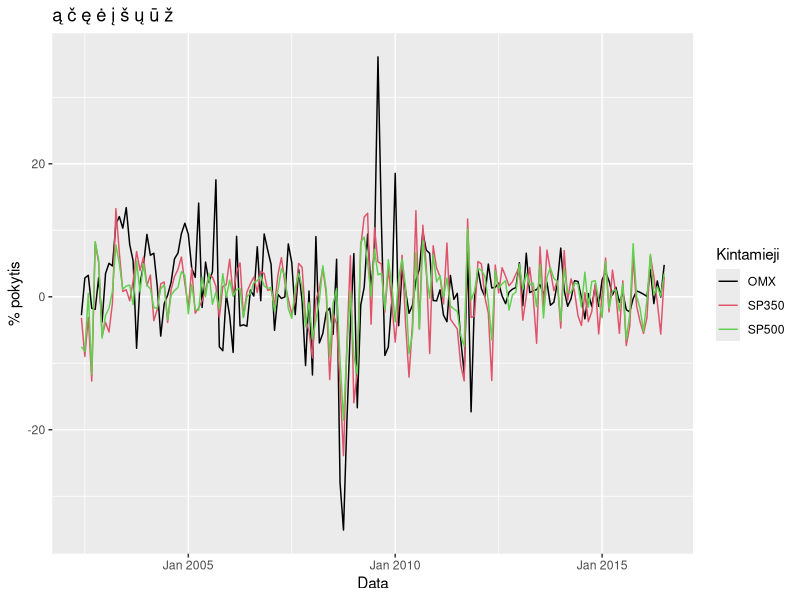
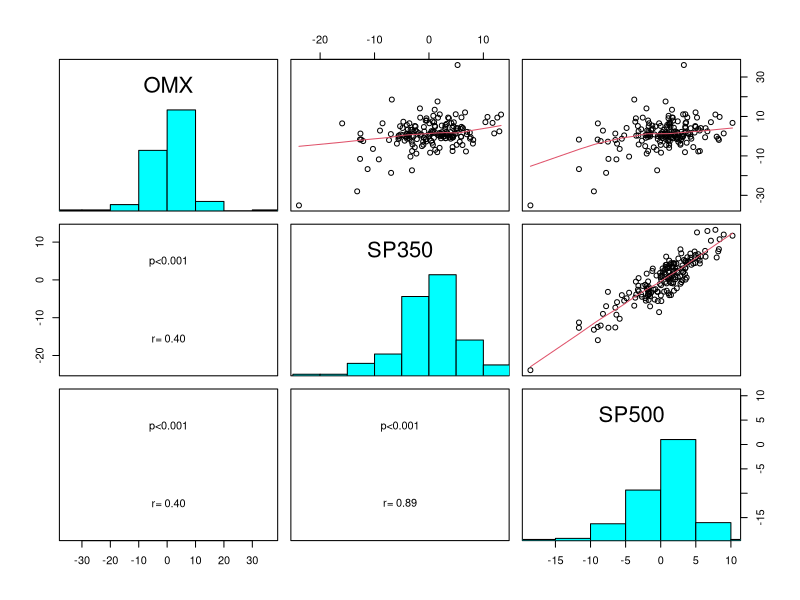
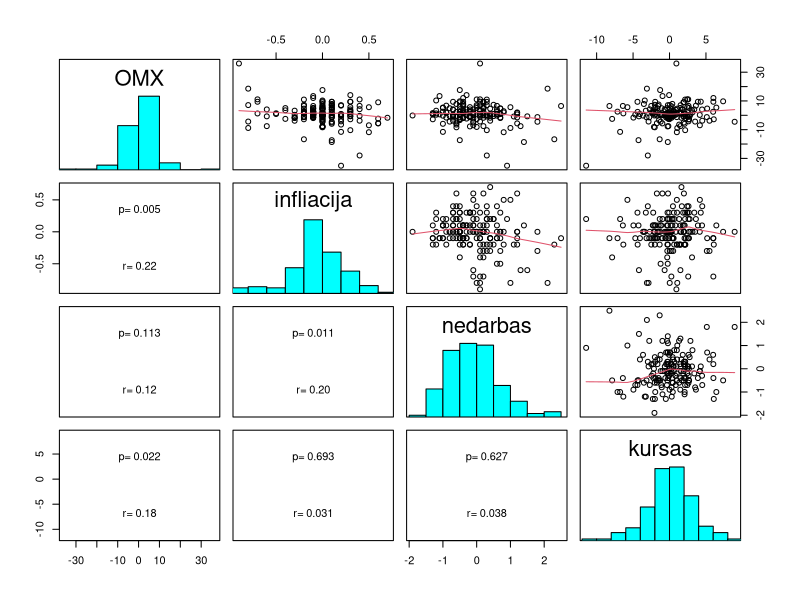
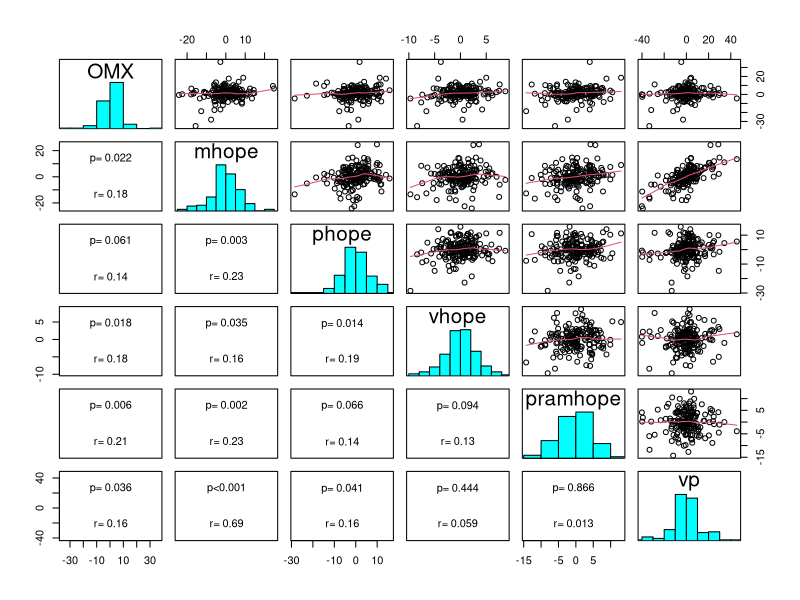
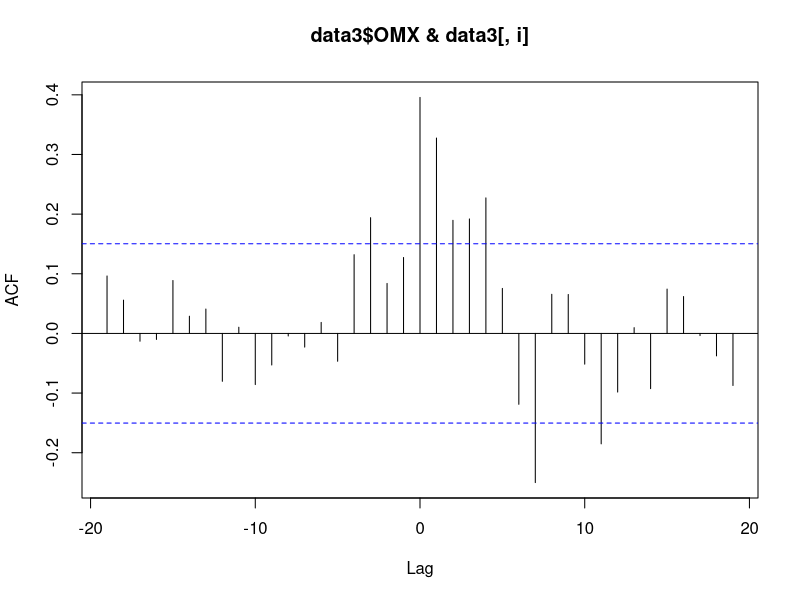
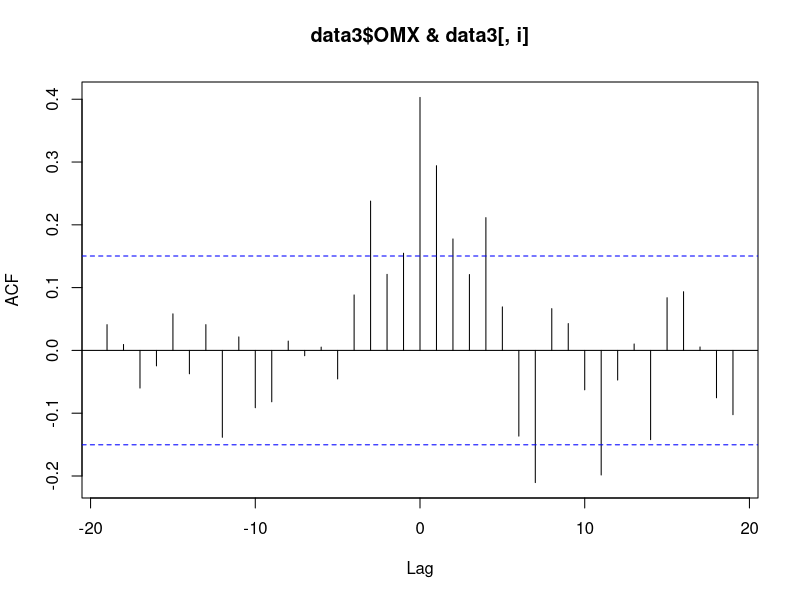
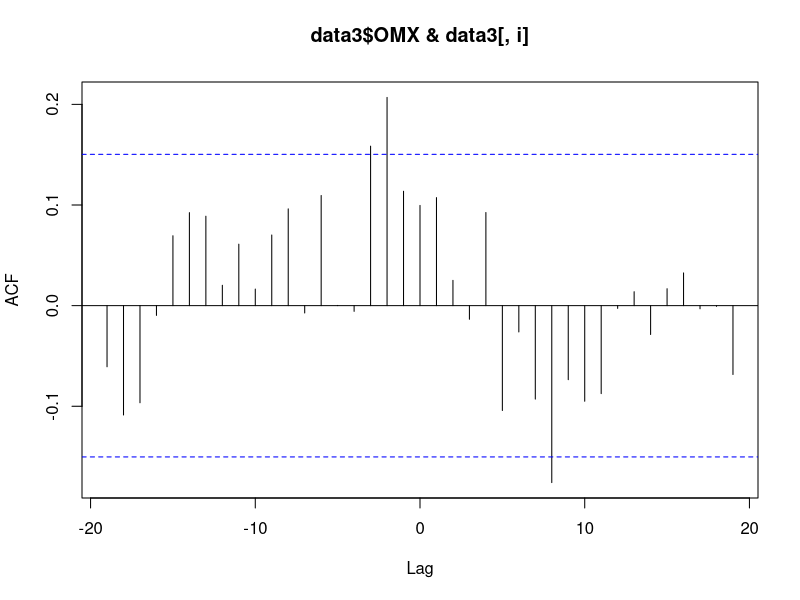
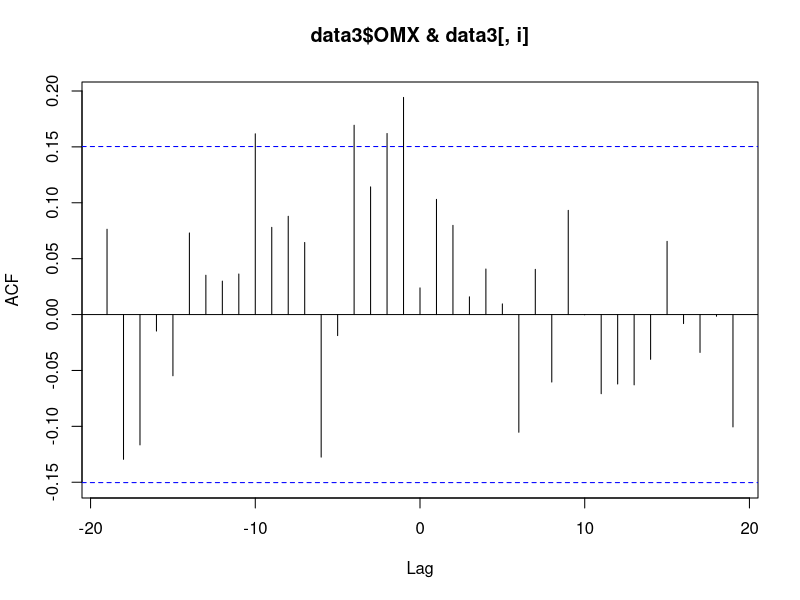

Source code (R) for these figures, in order: (Note: this script raises an error after producing the figures.)
## ---- chunk 1
library("quantmod")
library("forecast")
library("xts")
library("dplyr")
library("gridExtra")
library("dynlm")
library("ggplot2")
library("reshape2")
library("knitr")
library("tseries")
library("MASS")
library("car")
library("sandwich")
library("lmtest")
## ---- chunk 2
data=read.csv("rawdata.csv")



data[ data == ":" ] = NA
data=data[complete.cases(data),]
rownames(data)<-NULL
## ---- chunk 3
data2=apply(data[,-1],2,as.numeric)
rownames(data2)=data[,1]
data2=data.frame(data2)
data2$nedarbas=data2$nedarbas/10

data2[,c("OMX","SP350","SP500","kk","mp","ip")] = apply(data2[,c("OMX","SP350","SP500","kk","mp","ip")],2,log)    #logaritmuojama indeksai, akcijų kainos, kursas  

data2[,c("OMX","SP350","SP500","kk","mp","ip")]=data2[,c("OMX","SP350","SP500","kk","mp","ip")]*100

data2$euribor=((data2$euribor+1)^(1/12)-1)*12                    #reiketu gal menesio?
names(data2)[names(data2) == 'euribor'] <- 'palukanos'

data3=data.frame(diff(as.matrix(data2)))  
data3$euribor=data2$euribor[-1]
names(data3)[names(data3) == 'euribor'] <- 'palukanos'
data3$gkl = data$gkl[-1]    #gamintoju kainu lygio nereik diferencijuot nes jau yra pokytis %
#tsdisplay(data3$infliacija)

p=apply(data3[,],2,function(i)adf.test(i,k=1)$p.value)
p=data.frame(p)
p[,1] = round(p[,1], digits = 2)
kable(p)

data3$OMX=data3$OMX-data3$palukanos
data3$SP350=data3$SP350-data3$palukanos
data3$SP500=data3$SP500-data3$palukanos
## ---- chunk 4
data=read.csv("rawdata.csv")



data[ data == ":" ] = NA
data=data[complete.cases(data),]
rownames(data)<-NULL
## ---- chunk 5
panel.hist <- function(x, ...)    #ši funkcija reikalinga grafikų lentelei išbrėžti (histogramos pateikimui)                        
{
  usr <- par("usr"); on.exit(par(usr))
  par(usr = c(usr[1:2], 0, 1.5) )
  h <- hist(x, plot = FALSE)
  breaks <- h$breaks; nB <- length(breaks)
  y <- h$counts; y <- y/max(y)
  rect(breaks[-nB], 0, breaks[-1], y, col = "cyan", ...)
}

panel.cor2 <- function(x, y, digits=2, cex.cor)
{
  usr <- par("usr"); on.exit(par(usr))
  par(usr = c(0, 1, 0, 1))
  r <- abs(cor(x, y))
  txt <- format(c(r, 0.123456789), digits=digits)[1]
  test <- cor.test(x,y)
  Signif <- ifelse(round(test$p.value,3)<0.001,"p<0.001",paste("p=",round(test$p.value,3)))  
  text(0.5, 0.25, paste("r=",txt))
  text(.5, .75, Signif)
}
panel.cor <- function(x, y, digits = 2, prefix = "", cex.cor,...)    #ši funkcija reikalinga grafikų lentelei
    #išbrėžti (koreliacijos koeficiento radimui)
{
  usr <- par("usr"); on.exit(par(usr))
  par(usr = c(0, 1, 0, 1))
  r <- abs(cor(x, y))
  txt <- format(c(r, 0.123456789), digits = digits)[1]
  txt <- paste0(prefix, txt)
  if(missing(cex.cor)) cex.cor <- 0.8/strwidth(txt)
  text(0.5, 0.5, txt, cex = 3)
}
## ---- chunk 6
data2=apply(data[,-1],2,as.numeric)
rownames(data2)=data[,1]
data2=data.frame(data2)
data2$nedarbas=data2$nedarbas/10

data2[,c("OMX","SP350","SP500","kursas","kk","mp","ip")] = apply(data2[,c("OMX","SP350","SP500","kursas","kk","mp","ip")],2,log)    #logaritmuojama indeksai, akcijų kainos, kursas  

data2[,c("OMX","SP350","SP500","kursas","kk","mp","ip")]=data2[,c("OMX","SP350","SP500","kursas","kk","mp","ip")]*100

data2$euribor=data2$euribor/12

data3=data.frame(diff(as.matrix(data2)))  
data3$gkl = data$gkl[-1]    #gamintoju kainu lygio nereik diferencijuot nes jau yra pokytis %
## ---- chunk 7
Data = rownames(data3)
Data=as.yearmon(Data, "%YM%m")

data3=cbind.data.frame(Data, data3)
## ---- chunk 8
Sys.setlocale(locale = "en_LT.UTF-8")
akc = melt(data3[,c("OMX","SP350","SP500","Data")], id=c("Data"))
ggplot(akc) + geom_line(aes(x=Data, y=value, colour=variable)) +
  scale_colour_manual(values=c(1:4))+ylab("% pokytis")+
  guides(col=guide_legend(title="Kintamieji")) +
  ggtitle("ą č ę ė į š ų ū ž")
## ---- chunk 9
pairs(data3[,c("OMX","SP350","SP500")],upper.panel=panel.smooth,diag.panel=panel.hist, lower.panel=panel.cor2)
## ---- chunk 10
pairs(data3[,c("OMX","infliacija","nedarbas","kursas")],upper.panel=panel.smooth,diag.panel=panel.hist, lower.panel=panel.cor2)
## ---- chunk 11
pairs(data3[,c("OMX","mhope","phope","vhope","pramhope","vp")],upper.panel=panel.smooth,diag.panel=panel.hist, lower.panel=panel.cor2)
## ---- chunk 12
mod = lm(OMX ~ SP350 + kk + dll + nedarbas + infliacija + mhope + phope + pramhope + shope + ta + ul + vhope + vp + mp + gkl + ip + kursas, data=data3)
boo<-stepAIC((mod))
## ---- chunk 13
mod_po_aic <- lm(formula = OMX ~ SP350 + nedarbas + infliacija + phope + pramhope + ul, data = data3)
## ---- chunk 14
datafr=data.frame(summary(mod_po_aic)[c(4,8)] %>%  lapply(round,2))
colnames(datafr)=c("koeficientai","standartinis nuokrypis","koeficientu t reikšmes","p reiksme", "R kvadratas")
rownames(datafr)=c("beta nulinis","S&P350","nedarbas","infliacija","paslaugu pasitikejimas", "pramones pasitikejimas", "uzsakymu lukesciai")
datafr[2:nrow(datafr),"R kvadratas"]="-"
kable(datafr)
## ---- chunk 15
names2=c("SP350","SP500","kk","dll","nedarbas","infliacija","mhope","phope","pramhope","shope","ta","ul","vhope","vp","mp","palukanos","gkl","ip","kursas")

for (i in 3:length(data3[1,])){
ccfvalues <- ccf(data3$OMX,data3[,i]) #aiskinames laga
print(names2[i-2])
print(ccfvalues)

}
## ---- chunk 16
modelis2 = lm(OMX ~ lag(SP350,1) + lag(kk,1) + lag(dll,1) + lag(nedarbas,5) + lag(infliacija,4)  + lag(mhope,3) + lag(phope,12) + lag(pramhope,3) + lag(shope,1) + lag(ul,10) + lag(vhope,4) + lag(vp,1) + lag(mp,1) + lag(gkl,19) + lag(ip,4) + lag(kursas,2) , data=data3)


modelis_po_aic <- lm(formula = OMX ~ lag(SP350, 1) + lag(nedarbas, 5) + lag(infliacija, 4) + 
    lag(mhope, 3) + lag(phope, 12) + lag(pramhope, 3) + lag(ul,10) + lag(vhope, 4) + lag(mp, 1) + lag(gkl, 19) + lag(ip,4) + lag(kursas, 2), data = data3)
## ---- chunk 17
ccfvalues <- ccf(data3$OMX,data3$SP350)
ccfvalues
modelis = lm(OMX ~ lag(SP350,1) + lag(kk,1) + lag(dll,1) + nedarbas + lag(infliacija,2) + lag(infliacija,3) + lag(infliacija,5) + lag(infliacija,7) + lag(infliacija,8) +lag(mhope,3) + lag(phope,12) + lag(pramhope,3) + lag(shope,4) + lag(ul,10) + lag(vhope,4) + lag(vp,0) + lag(mp,1) + lag(gkl,9) + lag(ip,0) + lag(ip,1) + lag(ip,4) + lag(kursas,2) , data=data3)

boo<-stepAIC((modelis))

modelis_po_aic <- lm(formula = OMX ~ lag(SP350, 1) + lag(infliacija, 2) + lag(mhope, 3) + lag(phope,12) + lag(ul, 10) + lag(gkl, 9) + lag(ip, 4) + lag(kursas,2), data = data3)

coeftest(modelis_po_aic, vcov=vcovHC)
summary(modelis_po_aic)
## ---- chunk 18
res<-bptest(modelis_po_aic)
## ---- chunk 19
ncvTest(modelis_po_aic)
# Kadangi p-value > 0.05, tai H0 hipotezė priimama - duomenys homoskedastiški.
spreadLevelPlot(mod_po_aic)
vif(modelis)
## ---- chunk 20

durbinWatsonTest(modelis_po_aic)
# p-value > 0.05 - liekanos nėra autokoreliuotos.
## ---- chunk 21
shapiro.test(mod_po_aic$residuals)
# p-value > 0.05 - liekanos yra normalios
## ---- chunk 22
pirkti=numeric()

gen=function(pradzia,pirkti){
b=sample(pradzia:169,length(pirkti),replace=F)
return(sum(data3[b,"OMX"]))
}

validation=function(pradzia){
pirkti=numeric()
for(i in pradzia:168){
  modelis_po_aic <- lm(formula = OMX ~ lag(SP350, 1) + lag(infliacija, 2) + lag(mhope, 3) + lag(phope,12) + lag(ul, 10) + lag(gkl, 9) + lag(ip, 4) + lag(kursas,2), data = data3[1:i,c("OMX","SP350","infliacija","mhope","phope","ul","gkl","ip","kursas")])
  a=predict(modelis_po_aic, data3[1:i+1,])
  a=a[length(a)]
  if(matrix(a)[1]>5){pirkti=append(pirkti,i)}

}

graza=sum(data3[pirkti,"OMX"])
random=replicate(100000,gen(pradzia,pirkti))
p=mean(random>graza)
vidurkis_random = mean(random)
if(p==0){p="nebuvo pirkimu"}
else{
  p=append(p,graza)
  p=append(p,vidurkis_random)
  }
return(p)                               
}
validation(90) #kai pradine imtis 70, atsakymo prasme- tikimybe kad geriau uz random, graza strategijos, vidutine random graza
## ---- chunk 23
modelis = lm(OMX ~ lag(SP350,1) + lag(kk,1) + lag(dll,1) + nedarbas + lag(infliacija,2) + lag(infliacija,3) + lag(infliacija,5) + lag(infliacija,7) + lag(infliacija,8) +lag(mhope,3) + lag(phope,12) + lag(pramhope,3) + lag(shope,4) + lag(ul,10) + lag(vhope,4) + lag(vp,0) + lag(mp,1) + lag(gkl,9) + lag(ip,0) + lag(ip,1) + lag(ip,4) + lag(kursas,2) , data=data3)

modelis_po_aic <- lm(formula = OMX ~ lag(SP350, 1) + lag(infliacija, 2) + lag(mhope, 3) + lag(phope,12) + lag(ul, 10) + lag(gkl, 9) + lag(ip, 4) + lag(kursas,2) , data = data3)

coeftest(modelis_po_aic, vcov=vcovHC)
summary(modelis_po_aic)

ncvTest(modelis_po_aic)
# Kadangi p-value > 0.05, tai H0 hipotezė priimama - duomenys homoskedastiški.
## ---- chunk 24
names2=c("SP350","SP500","kk","dll","nedarbas","infliacija","mhope","phope","pramhope","shope","ta","ul","vhope","vp","mp","palukanos","gkl","ip","kursas")

for (i in 3:length(data3[1,])){

ccfvalues <- ccf(data3$OMX,data3[,i]) #aiskinames laga
print(names2[i-2])
print(ccfvalues)

}


mod_infliacija = lm(ip ~ lag(kk,0) + lag(dll,0) + nedarbas + lag(SP350,0) +lag(infliacija,0) + lag(phope,0) + lag(pramhope,0) + lag(shope,0) + ta + lag(ul,0) + lag(vhope,0) + lag(vp,0) + lag(mp,0) + lag(gkl,0) + lag(mhope,0) + lag(kursas,0) , data=data3)

stepAIC(mod_infliacija)

mod_po_aic_infliacija = lm(ip ~ lag(kk, 0) + nedarbas + lag(phope, 0) + lag(shope, 
    0) + lag(ul, 0) + lag(mp, 0) + lag(gkl, 0), data=data3)

coeftest(mod_po_aic_infliacija, vcov=vcovHC)
summary(mod_po_aic_infliacija)

## ---- chunk 25
mod_infliacija = lm(infliacija ~ lag(kk,0) + lag(dll,0) + nedarbas + lag(SP350,0) +lag(mhope,0) + lag(phope,0) + lag(pramhope,0) + lag(shope,0) + ta + lag(ul,0) + lag(vhope,0) + lag(vp,0) + lag(mp,0) + lag(gkl,0) + lag(ip,0) + lag(kursas,0) , data=data3)

stepAIC(mod_infliacija)

mod_po_aic_infliacija = lm(infliacija ~ nedarbas + lag(SP350, 0) + lag(phope, 0) + lag(pramhope, 
    0) + lag(shope, 0) + lag(vhope, 0) + lag(gkl, 0) + lag(kursas, 
    0) , data=data3)

coeftest(mod_po_aic_infliacija, vcov=vcovHC)
summary(mod_po_aic_infliacija)

## ---- chunk 26
mySummary <- function(modelis_po_aic, VCOV) {
    print(coeftest(modelis_po_aic, vcov. = VCOV))
    print(waldtest(modelis_po_aic, vcov = VCOV))
}

mySummary(modelis_po_aic,vcovHC)
